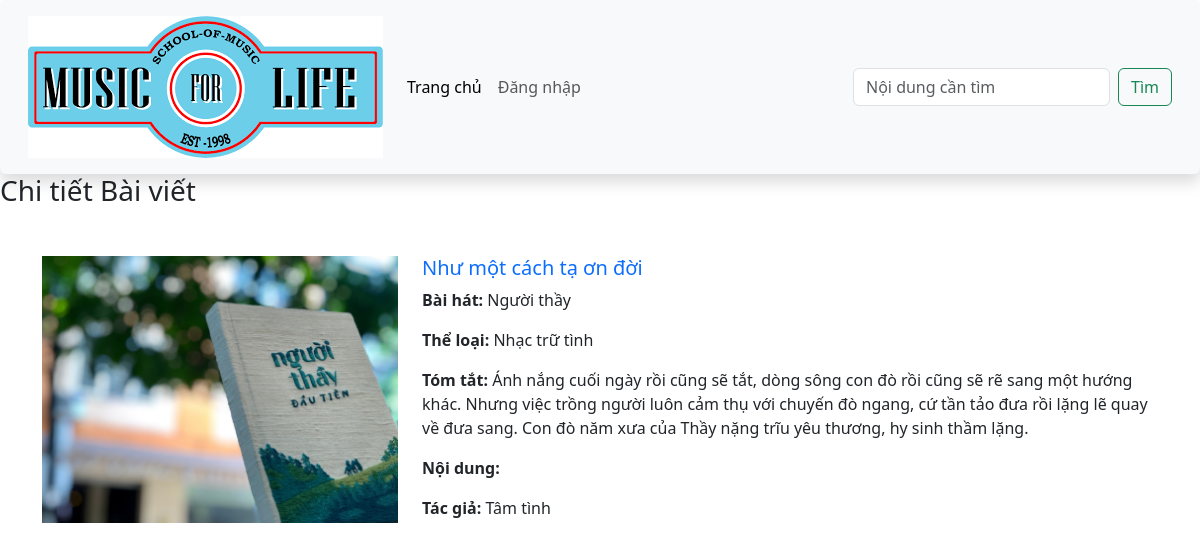
Page /index.php?controller=article&action=detail&id=13 on the committed database.
### tables this page shows
CREATE TABLE `baiviet` (
  `ma_bviet` int(10) UNSIGNED NOT NULL,
  `tieude` varchar(200) NOT NULL,
  `ten_bhat` varchar(100) NOT NULL,
  `ma_tloai` int(10) UNSIGNED NOT NULL,
  `tomtat` text NOT NULL,
  `noidung` text DEFAULT NULL,
  `ma_tgia` int(10) UNSIGNED NOT NULL,
  `ngayviet` datetime NOT NULL DEFAULT current_timestamp(),
  `hinhanh` varchar(200) DEFAULT NULL
);

CREATE TABLE `theloai` (
  `ma_tloai` int(10) UNSIGNED NOT NULL,
  `ten_tloai` varchar(50) NOT NULL,
  `SLBaiViet` int(11) DEFAULT 0
);

CREATE TABLE `tacgia` (
  `ma_tgia` int(10) UNSIGNED NOT NULL,
  `ten_tgia` varchar(100) NOT NULL,
  `hinh_tgia` varchar(100) DEFAULT NULL
);

### controllers/ArticleController.php (called while the page is built, shortened)
<?php
include("services/ArticleService.php");
class ArticleController{
    public function detail(){
        if(isset($_GET['id']))
            $id=$_GET['id'];
        $articelService = new ArticleService();
        $articleDetail = $articelService->getDetailArticle($id);
        include("views/article/detail_article.php");
    }
}
?>

### index.php (called while the page is built, shortened)
<?php
$action     = isset($_GET['action'])?       $_GET['action']:'index';
$myObj = new $controller();
$myObj->$action();
?>

### services/ArticleService.php (called while the page is built, shortened)
<?php
class ArticleService{
    public function getDetailArticle($id){
        $dbConn = new DBConnection();
        $conn = $dbConn->getConnection();
        $sql = "SELECT tieude,ten_bhat,tomtat,noidung,hinhanh,theloai.ten_tloai,tacgia.ten_tgia FROM baiviet,theloai,tacgia WHERE baiviet.ma_tloai=theloai.ma_tloai AND baiviet.ma_tgia=tacgia.ma_tgia AND ma_bviet =:id";
        $stmt = $conn -> prepare($sql);
        $stmt->setFetchMode(PDO::FETCH_OBJ);
        $stmt->execute(array('id' => $id));
        $row = $stmt->fetch();;
        return $row;
    }
}

### views/article/detail_article.php (the view)
<?php require 'views/layout/header.php'; ?>
<form action="">
    <h3>Chi tiết Bài viết</h3>
</form>
<main class="container mt-5">
    <div class="row mb-5">
        <div class="col-sm-4">
            <img src="assets/images/songs/<?= $articleDetail -> hinhanh  ?>" class="img-fluid" alt="...">
        </div>
        <div class="col-sm-8">
            <h5 class="card-title mb-2">
                <a href="" class="text-decoration-none"><?= $articleDetail -> tieude  ?></a>
            </h5>
            <p class="card-text"><span class=" fw-bold">Bài hát: </span><?= $articleDetail -> ten_bhat ?></p>
            <p class="card-text"><span class=" fw-bold">Thể loại: </span><?= $articleDetail -> ten_tloai  ?></p>
            <p class="card-text"><span class=" fw-bold">Tóm tắt: </span><?= $articleDetail -> tomtat ?></p>
            <p class="card-text"><span class=" fw-bold">Nội dung: </span><?= $articleDetail -> noidung ?></p>
            <p class="card-text"><span class=" fw-bold">Tác giả: </span><?= $articleDetail -> ten_tgia  ?></p>
        </div>
    </div>
</main>

### rows in the picture
baiviet: hinhanh (picture), tieude "Như một cách tạ ơn đời", ten_bhat "Người thầy", theloai.ten_tloai "Nhạc trữ tình", tomtat "Ánh nắng cuối ngày rồi cũng sẽ tắt, dòng sông con đò rồi cũng sẽ rẽ sang một hướng khác. Nhưng việc trồng người luôn cảm thụ với chuyến đò ngang, cứ tần tảo đưa rồi lặng lẽ quay về đưa sang. Con đò năm xưa của Thầy nặng trĩu yêu thương, hy sinh thầm lặng.", tacgia.ten_tgia "Tâm tình"
